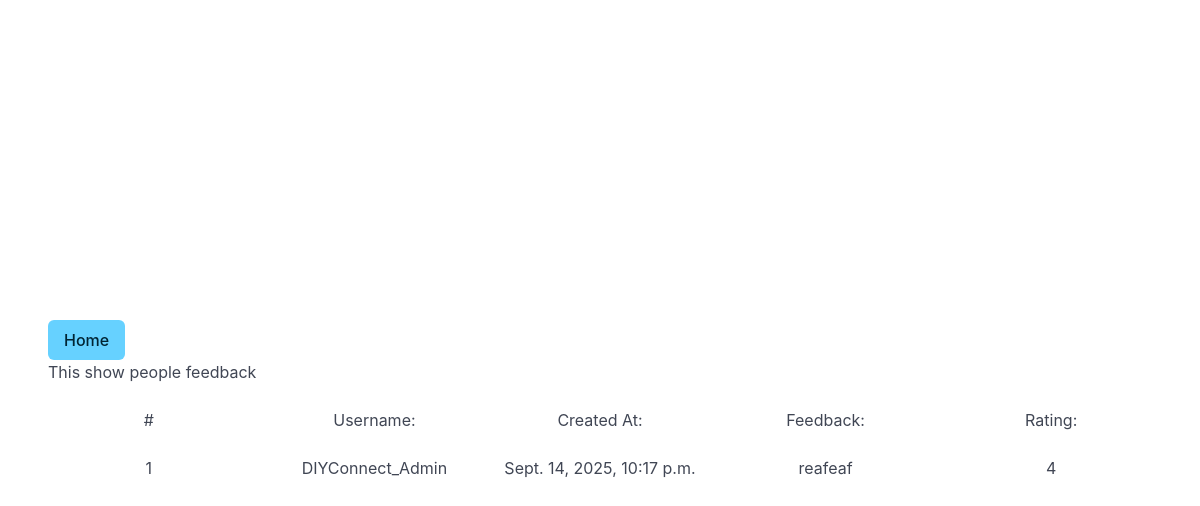
/diyconn/admin-feedback/ (signed in), run on the app's committed database.
### main/models.py (models this page shows)
class Feedback(models.Model):
    ID = models.AutoField(primary_key=True)
    created_at = models.DateTimeField(auto_now_add=True)
    feedback_msg = models.TextField()
    rate = models.IntegerField(default =0)
    username =models.CharField(max_length=255)

### main/views.py (the view)
# urls.py: path('diyconn/admin-feedback/', views.admin_feedbackCheck,  name="admin_feedbackCheck"),
@user_passes_test(superuser_required)
@login_required
def admin_feedbackCheck(request):
    f = Feedback.objects.all().order_by("-created_at")
    print(f)
    context ={
        "feedbacks": f
    }
    return render(request,'main/admin_temp/admin_feedback_check.html', context)

### main/views.py (called while the page is built)
def superuser_required(user):
    return user.is_superuser

### main/templates/main/admin_temp/admin_feedback_check.html (shortened to what this page needs)
{% extends './admin_temp.html' %}
    {% block content %}
    <a href="{% url 'main:admin_dashboard' %}" class="button is-info">Home</a>
    <h1 class="mb-5">This show people feedback</h1>
    <div class="columns border-admin is-vcentered">
      <div class="column has-text-centered">
        <h1>#</h1>
      </div>
      <div class="column has-text-centered">
        <h1>Username:</h1>
      </div>
      <div class="column has-text-centered">
        <h1>Created At:</h1>
      </div>
      <div class="column has-text-centered">
        <h1>Feedback:</h1>
      </div>
      <div class="column has-text-centered">
        <h1>Rating:</h1>
      </div>
    </div>
    {% for feedback in feedbacks %}
    <div class="columns border-admin is-vcentered">
      <div class="column has-text-centered">
        <h1>{{ forloop.counter }}</h1>
      </div>
      <div class="column has-text-centered">
        <h1>{{ feedback.username }}</h1>
      </div>
      <div class="column has-text-centered">
        <h1>{{ feedback.created_at }}</h1>
      </div>
      <div class="column has-text-centered">
        <h1>{{ feedback.feedback_msg }}</h1>
      </div>
      <div class="column has-text-centered">
        <h1>{{ feedback.rate }}</h1>
      </div>
    </div>
    {% endfor %}
    {% endblock content %}

### data on the page
Feedback: username "DIYConnect_Admin", created_at "Sept. 14, 2025, 10:17 p.m.", feedback_msg "reafeaf", rate "4"
